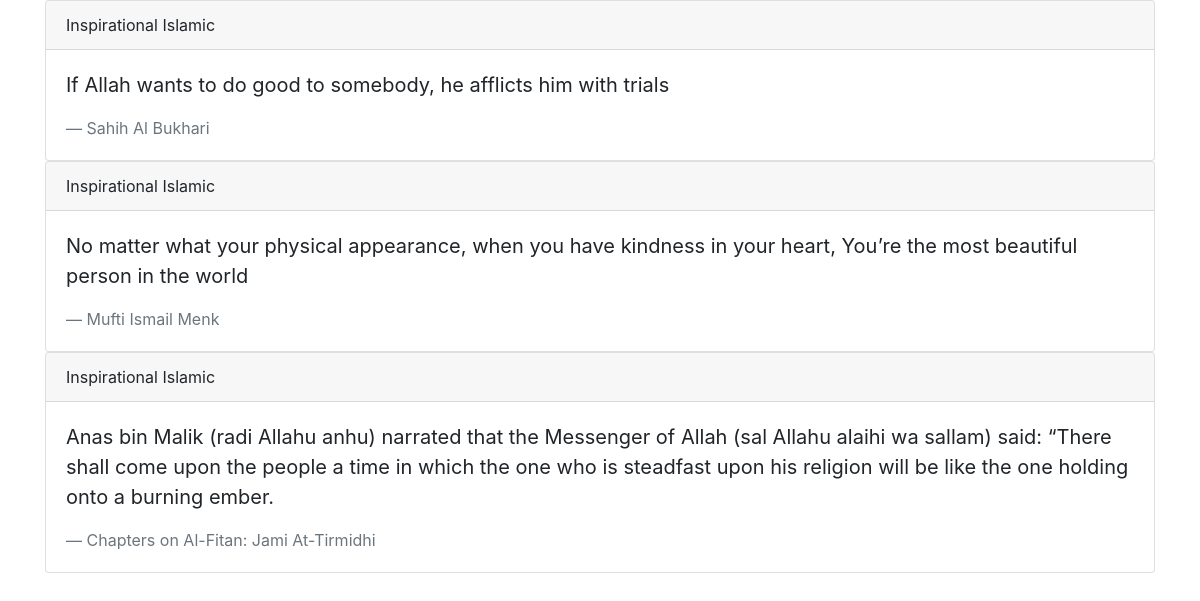
The page / on the database its author committed.
### quotes/models.py (models this page shows, shortened)
class Quote(models.Model):
    quote = models.TextField()
    author = models.CharField(max_length=200)
    quote_category = models.ForeignKey(
        'quoteCategory',
        on_delete = models.CASCADE
    )

class quoteCategory(models.Model):
    title = models.CharField(max_length=50)

### quotes/views.py (the view)
# urls.py: path('', views.HomeView.as_view(), name="home"),
class HomeView(ListView):
    template_name = 'home.html'
    model = Quote
    def get_queryset(self):
        query_set = super().get_queryset()
        return query_set.select_related
        ('quote_category')

### templates/home.html
{% extends 'base.html' %}
{% block body %}
<div class="container">
    {% for quote in object_list %}
    <div class="card">
        <div class="card-header">
                {{ quote.quote_category.title }}
        </div>
        <div class="card-body">
          <blockquote class="blockquote mb-0">
            <p>{{ quote.quote }}</p>
            <footer class="blockquote-footer">{{ quote.author }}</footer>
          </blockquote>
        </div>
      </div>
      {% endfor %}
  </div>
{% endblock %}

### templates/base.html (shortened to what this page needs)
<!DOCTYPE html>
<html lang="en">
<head>
    <link rel="stylesheet" href="https://stackpath.bootstrapcdn.com/bootstrap/4.1.3/css/bootstrap.min.css">
</head>
<body>
    {% block body %}
    {% endblock %}
</body>
</html>

### rows shown on the page
Quote: quote_category "Inspirational Islamic", quote "If Allah wants to do good to somebody, he afflicts him with trials", author "Sahih Al Bukhari"
Quote: quote_category "Inspirational Islamic", quote "No matter what your physical appearance, when you have kindness in your heart, You’re the most beautiful person in the world", author "Mufti Ismail Menk"
Quote: quote_category "Inspirational Islamic", quote "Anas bin Malik (radi Allahu anhu) narrated that the Messenger of Allah (sal Allahu alaihi wa sallam) said: “There shall come upon the people a time in which the one who is steadfast upon his religion will be like the one holding onto a burning ember.", author "Chapters on Al-Fitan: Jami At-Tirmidhi"
